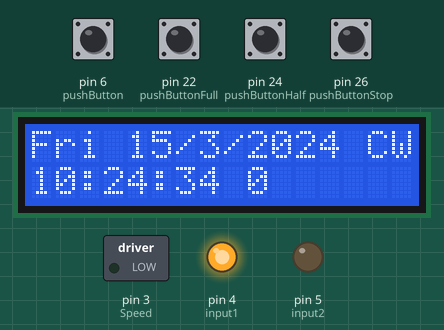
This sketch was run on a simulated Arduino Mega 2560, built with avr-gcc and run on an emulated ATmega2560. Parts: 16×2 character LCD, switched loads named in the sketch (green lamp = pin HIGH), output pins drawn as LEDs (lit = HIGH). The inputs (shaded band) are chosen by the test bench; at power-on: pin 6 (pushButton), pin 22 (pushButtonFull), pin 24 (pushButtonHalf), pin 26 (pushButtonStop) LOW. The local clock reads 2024-03-15 10:24:30 at power-on unless the sketch sets it; what the sketch prints to the serial monitor is not drawn.

Above: at 4.2 s.
4.3 s: pin 6 (pushButton) pulled HIGH for 1.2 s
At 5.9 s:
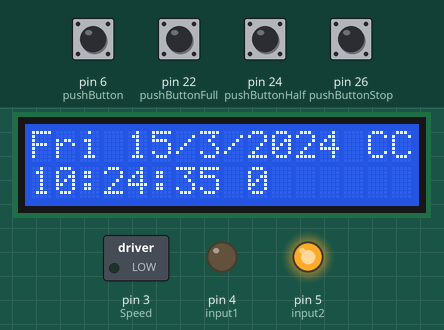
9.7 s: pin 22 (pushButtonFull) pulled HIGH for 1.2 s
At 10.7 s:
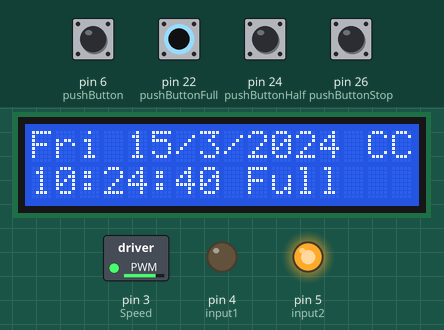
15.1 s: pin 24 (pushButtonHalf) pulled HIGH for 1.2 s
At 16.0 s:
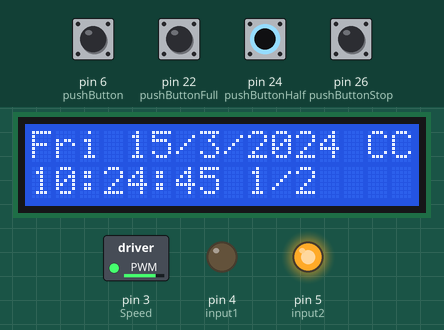
20.5 s: pin 6 (pushButton) pulled HIGH for 1.2 s
At 22.0 s:
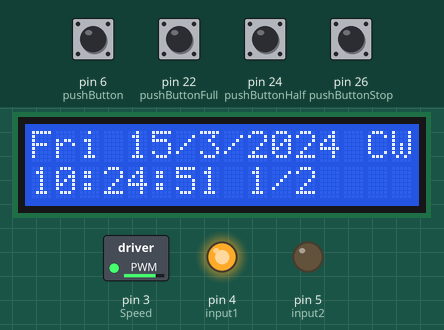
25.9 s: pin 22 (pushButtonFull) pulled HIGH for 1.2 s
At 26.9 s:
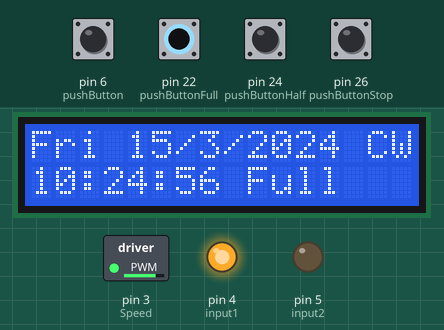
31.3 s: pin 26 (pushButtonStop) pulled HIGH for 1.2 s
At 32.1 s:
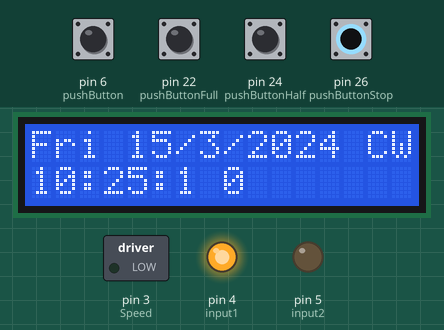
Timing chart, 0 to 34.3 s (numbered marks = the images above; inputs shaded):
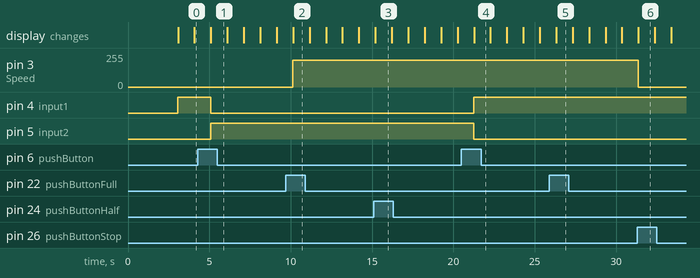

Measured:
- after the input at 4.3 s, pin 4 (input1): HIGH → LOW after 0.79 s; pin 5 (input2): LOW → HIGH after 0.79 s; the display: changes after 0.80 s (image 1)
- after the input at 9.7 s, pin 3 (Speed): 0/255 → 200/255 after 0.44 s; the display: changes after 0.45 s (image 2)
- after the input at 15.1 s, the display: changes after 0.10 s (image 3)
- after the input at 20.5 s, pin 4 (input1): LOW → HIGH after 0.76 s; pin 5 (input2): HIGH → LOW after 0.76 s; the display: changes after 0.77 s (image 4)
- after the input at 25.9 s, the display: changes after 0.42 s (image 5)
- after the input at 31.3 s, pin 3 (Speed): 200/255 → 0/255 after 0.07 s; the display: changes after 0.08 s (image 6)
- what the display in image 3 shows lasts 1.0 s, from 15.2 s to 16.2 s

The sketch:

LCDandMotorControl.ino
```cpp
/*
 *The Following code utilizes open Source code from Electronic Hub and from Arduino Examples Liquid Crystal
 *The Ssource code from electronic hub was utilized to set the current date and time to RTC
 *All open source code edited and revised by Gindember Diaz and Edwin ZepedaVidal in order
 *meet the specied specfication of this project.
 *
 *Motor Control inputs for speed and direction code was developed by Gindember and Edwin and was incorprated with
 *LCD to display Time, Date, ratation Direction and Speed.
 *
 *
 *
 */
#include <LiquidCrystal.h>
#include <Wire.h>
#include "RTClib.h"

//LCD and RTC Defining variables

RTC_DS3231 rtc;

char daysOfTheWeek[7][4] = {"Sun", "Mon", "Tue", "Wed", "Thu", "Fri", "Sat"};

int Day;
int Month;
int Year;
int Secs;
int Minutes;
int Hours;

String dofweek; // day of week

String myDate;
String myTime;

// for the 16x2 LCD

const int rs = 2, en = 7, d4 = 8, d5 = 9, d6 = 10, d7 = 11;

// initialize the library with the numbers of the interface pins
LiquidCrystal lcd(rs, en, d4, d5, d6, d7);


//////////////////////////////////////////////////////////////
// Motor Control Variables
//////////////////////////////////////////////////////////////

int Speed = 3;

int pushButton = 6;
int buttonState;
int toggle,toggleFull, toggleHalf, toggleStop;
int pushButtonFull = 22;
int stateFull;
int pushButtonHalf = 24;
int stateHalf;
int pushButtonStop = 26;
int stateStop;

int input1 = 4;
int input2 = 5;
int mSpeed;

String CW = "CW";
String CCW = "CCW";
String fast = "Full";
String mid = "1/2";
String stopped = "0";

String rotation;
String rotationSpeed;
void setup() {


  ////////////////////////////////////////
  //-------Setting Time and Date--------
  ////////////////////////////////////////
  Serial.begin(9600);
  lcd.begin(16, 2);
  lcd.clear();
  delay(3000); // wait for console opening

  if (! rtc.begin()) {
    Serial.println("Couldn't find RTC");
    while (1);
  }

  if (rtc.lostPower()) {
    Serial.println("RTC lost power, lets set the time!");   //This if statement is used to to see if the Arduino detects the RTC module


    // Following line sets the RTC to the date & time this sketch was compiled
   rtc.adjust(DateTime(F(__DATE__), F(__TIME__)));


  }


  pinMode(Speed,OUTPUT);                  //Setting the Input and Outputs of Pins
  pinMode(pushButton,INPUT);
  pinMode(pushButtonFull,INPUT);
  pinMode(pushButtonHalf,INPUT);
  pinMode(pushButtonStop,INPUT);
  pinMode(input1,OUTPUT);
  pinMode(input2,OUTPUT);

  Serial.begin(9600);

  buttonState = digitalRead(pushButton);       //The fowing three Lines was used for testing debugging.
  delay(1);
  Serial.println(buttonState);
  toggle = 0;                         //Sets the intial conditions of the motor and LCD
  toggleFull = 0;
  toggleHalf = 0;
  toggleStop = 1;

}

void loop() {

  //This Intial While Loop for clock-wise controled by toggle
  while(toggle == 0){

    //Following conditional Statements set the speed depending on speed toggles
    if(toggleFull == 1 ){
      mSpeed = 255;
      analogWrite(Speed,200);
    }
    if(toggleHalf == 1 && toggleFull == 0 && toggleStop == 0){
      mSpeed = 130;
      analogWrite(Speed,200);
    }
    if (toggleStop == 1){
      mSpeed = 0;
      analogWrite(Speed,0);
    }

    digitalWrite(input1,HIGH);
    digitalWrite(input2,LOW);
   // analogWrite(Speed,mSpeed);


    //////////////////////////////////////
    //Printing to LCD
    //////////////////////////////////////

    DateTime now = rtc.now();
    lcd.clear();
    Day = now.day();
    Month = now.month();
    Year = now.year();
    Secs = now.second();
    Hours = now.hour();
    Minutes = now.minute();
    dofweek = daysOfTheWeek[now.dayOfTheWeek()];

    //The following if conditionals decide what is printed to LCD, dependent on Speed Toggles

    if(toggleFull == 1){
      myDate = myDate +dofweek+ " "+ Day + "/" + Month + "/" + Year + " "+ CW ;
      myTime = myTime + Hours +":"+ Minutes +":" + Secs + " " + "Full" ;
    }
    if(toggleHalf == 1 && toggleFull == 0 && toggleStop == 0){
      myDate = myDate +dofweek+ " "+ Day + "/" + Month + "/" + Year + " " + CW ;
      myTime = myTime + Hours +":"+ Minutes +":" + Secs + " "+ "1/2" ;
    }
    if (toggleStop == 1 && toggleFull == 0 && toggleHalf == 0){
      myDate = myDate +dofweek+ " "+ Day + "/" + Month + "/" + Year + " " + CW ;
      myTime = myTime + Hours +":"+ Minutes +":" + Secs + " " + "0" ;
    }


    // send to serial monitor
    Serial.println(dofweek);
    Serial.println(myDate);
    Serial.println(myTime);
    //Print on lcd
    lcd.setCursor(0,0);
    lcd.print(myDate);
    lcd.setCursor(0,1);
    lcd.print(myTime);
    myDate = "";
    myTime = "";
    delay(1000);

    stateFull = digitalRead(pushButtonFull);
    delay(1);
    if(stateFull == 1){
      toggleFull = 1;
      toggleHalf = 0;
      toggleStop =0;
    }
    stateHalf = digitalRead(pushButtonHalf);
    if(stateHalf == 1){
      toggleFull = 0;
      toggleHalf = 1;
      toggleStop =0;
      Serial.println(toggleHalf);
    }
    stateStop = digitalRead(pushButtonStop);
    if(stateStop == 1){
      toggleFull = 0;
      toggleHalf = 0;
      toggleStop = 1;

    }


    buttonState = digitalRead(pushButton);
    if(buttonState == 1){
      toggle = 1;
    }


    //Same as befor but for counter-clock-wise samebody as before
    while(toggle == 1){

      if(toggleFull == 1 ){
      mSpeed = 255;
      analogWrite(Speed,200);
      }
      if(toggleHalf == 1 && toggleFull == 0 && toggleStop == 0){
      mSpeed = 130;
      analogWrite(Speed,200);
      }
      if (toggleStop == 1){
      mSpeed = 0;
      analogWrite(Speed,0);
      }

      digitalWrite(input1,LOW);
      digitalWrite(input2,HIGH);

    //////////////////////////////////////
    //Printing to LCD
    //////////////////////////////////////

    DateTime now = rtc.now();
    lcd.clear();
    Day = now.day();
    Month = now.month();
    Year = now.year();
    Secs = now.second();
    Hours = now.hour();
    Minutes = now.minute();
    dofweek = daysOfTheWeek[now.dayOfTheWeek()];

    if(toggleFull == 1){
      myDate = myDate +dofweek+ " "+ Day + "/" + Month + "/" + Year + " "+ CCW ;
      myTime = myTime + Hours +":"+ Minutes +":" + Secs + " " + "Full" ;
    }
    if(toggleHalf == 1 && toggleFull == 0 && toggleStop == 0){
      myDate = myDate +dofweek+ " "+ Day + "/" + Month + "/" + Year + " " + CCW ;
      myTime = myTime + Hours +":"+ Minutes +":" + Secs + " "+ "1/2" ;
    }
    if (toggleStop == 1 && toggleFull == 0 && toggleHalf == 0){
      myDate = myDate +dofweek+ " "+ Day + "/" + Month + "/" + Year + " " + CCW ;
      myTime = myTime + Hours +":"+ Minutes +":" + Secs + " " + "0" ;
    }

   // myDate = myDate +dofweek+ " "+ Day + "/" + Month + "/" + Year ;
  //  myTime = myTime + Hours +":"+ Minutes +":" + Secs + fast + " " + CCW ;
    // send to serial monitor
    Serial.println(dofweek);
    Serial.println(myDate);
    Serial.println(myTime);
    //Print on lcd
    lcd.setCursor(0,0);
    lcd.print(myDate);
    lcd.setCursor(0,1);
    lcd.print(myTime);
    myDate = "";
    myTime = "";
    delay(1000);


    stateFull = digitalRead(pushButtonFull);
    delay(1);
    if(stateFull == 1){
      toggleFull = 1;
      toggleHalf = 0;
      toggleStop =0;
    }
    stateHalf = digitalRead(pushButtonHalf);
    if(stateHalf == 1){
      toggleFull = 0;
      toggleHalf = 1;
      toggleStop =0;
      Serial.println(toggleHalf);
    }
    stateStop = digitalRead(pushButtonStop);
    if(stateStop == 1){
      toggleFull = 0;
      toggleHalf = 0;
      toggleStop = 1;

    }

    buttonState = digitalRead(pushButton);
    if(buttonState == 1){
      toggle = 0;
    }
    }


  }


}
```
